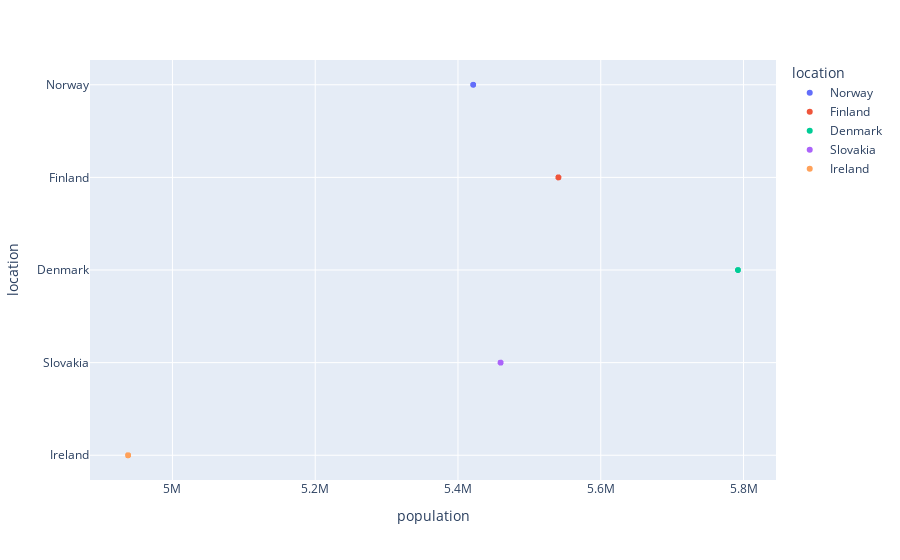

Notebook cell for this chart:
### Code cell
fig = px.scatter(eu_data, x = 'population', y= 'location', color='location')
fig.show()

### Figure 1 — Plotly figure (JSON) as saved in the notebook; plotly's stock layout.template omitted (floating-point values rounded to 4 significant figures; data arrays with more than 128 entries replaced by an {"elided": "..."} marker saying what was removed)
{"data": [{"hovertemplate": "location=%{y}<br>population=%{x}<extra></extra>", "legendgroup": "Norway", "marker": {"color": "#636efa", "symbol": "circle"}, "mode": "markers", "name": "Norway", "showlegend": true, "type": "scattergl", "x": {"elided": "398 int values"}, "xaxis": "x", "y": {"elided": "398 str values"}, "yaxis": "y"}, {"hovertemplate": "location=%{y}<br>population=%{x}<extra></extra>", "legendgroup": "Finland", "marker": {"color": "#EF553B", "symbol": "circle"}, "mode": "markers", "name": "Finland", "showlegend": true, "type": "scattergl", "x": {"elided": "423 int values"}, "xaxis": "x", "y": {"elided": "423 str values"}, "yaxis": "y"}, {"hovertemplate": "location=%{y}<br>population=%{x}<extra></extra>", "legendgroup": "Denmark", "marker": {"color": "#00cc96", "symbol": "circle"}, "mode": "markers", "name": "Denmark", "showlegend": true, "type": "scattergl", "x": {"elided": "408 int values"}, "xaxis": "x", "y": {"elided": "408 str values"}, "yaxis": "y"}, {"hovertemplate": "location=%{y}<br>population=%{x}<extra></extra>", "legendgroup": "Slovakia", "marker": {"color": "#ab63fa", "symbol": "circle"}, "mode": "markers", "name": "Slovakia", "showlegend": true, "type": "scattergl", "x": {"elided": "386 int values"}, "xaxis": "x", "y": {"elided": "386 str values"}, "yaxis": "y"}, {"hovertemplate": "location=%{y}<br>population=%{x}<extra></extra>", "legendgroup": "Ireland", "marker": {"color": "#FFA15A", "symbol": "circle"}, "mode": "markers", "name": "Ireland", "showlegend": true, "type": "scattergl", "x": {"elided": "396 int values"}, "xaxis": "x", "y": {"elided": "396 str values"}, "yaxis": "y"}], "layout": {"legend": {"title": {"text": "location"}, "tracegroupgap": 0}, "margin": {"t": 60}, "xaxis": {"anchor": "y", "domain": [0, 1], "title": {"text": "population"}}, "yaxis": {"anchor": "x", "categoryarray": ["Ireland", "Slovakia", "Denmark", "Finland", "Norway"], "categoryorder": "array", "domain": [0, 1], "title": {"text": "location"}}}}
